Frame 1 (no input): blank canvas, image omitted
Frame 60 (no input): blank canvas, image omitted
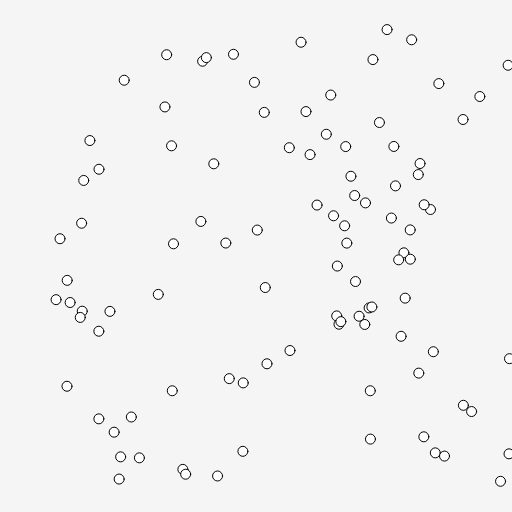
Frame 120 (the mouse pressed at the canvas centre since frame 60)

The p5.js sketch whose frames 1 and 60 were blank and that drew this single picture after the mouse press (run headless with seeded random() and noise() and a simulated clock; from frame 60 on, the mouse is pressed at the canvas centre):

// p5.js sketch
// ── sketch.js
let x = [], y = [], tx = [], ty = [];

function setup() {
  createCanvas(512, 512);
  textSize(32);
  for (let i = 0; i < 100; i++) {
    x[i] = 25;
    y[i] = 256;
    tx[i] = 500;
    ty[i] = 256;
  }
}

function draw() {
  background(245);

  for (let i = 0; i < x.length; i++) {
    circle(x[i], y[i], 10);

    x[i] = lerp(x[i], tx[i], 0.05);
    y[i] = lerp(y[i], ty[i], 0.05);

    let d = dist(x[i], y[i], tx[i], ty[i]);
    if (d < 10) {
      tx[i] = random(width);
      ty[i] = random(height);
    }
  }
}
